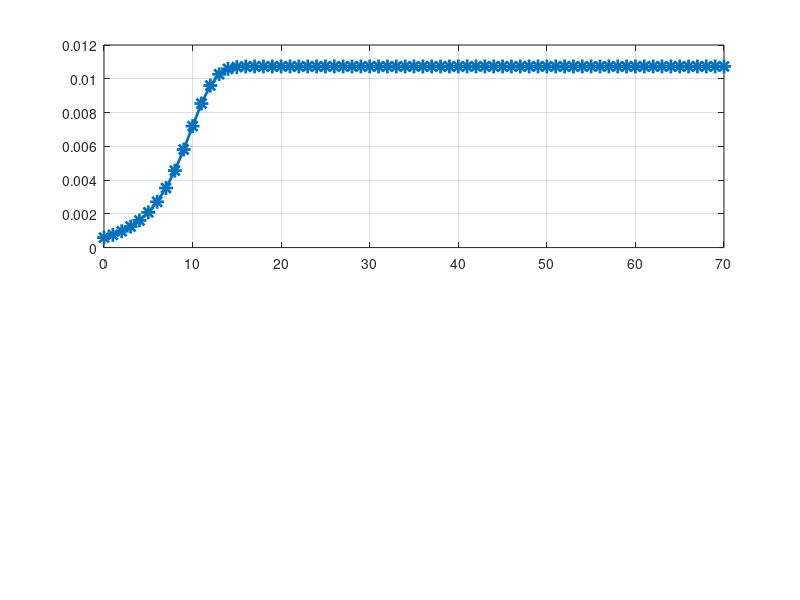

Source code (MATLAB): (Note: this script raises an error after producing the figure.)
%% Simulation Parameters
EH = 1;             % Number of EH devices
N = 56;             % packet length
pc = 1e-6;          % control outage
B = 150e3;          % bandwidth
alpha = 3;        % path-loss exponent
fwit = 2.45e6;      % carrier frequency of the Source %%%-----> use the same freq. for both processes
fwet = 915e6;       % carrier frequency of PB %%%-----> use the same freq. for both processes
c = 3e8;            % speed of light
eta = 0.33;         % transmiter circuit efficiency
Pcirc = 1.33e-3;    % transceiver power transmission constant
Pmax_dBm = 3.3;     % transceiver max transmission power
Pmax = 10^((Pmax_dBm-30)/10);
Pb_dBm = 45;
Pb = 10.^((Pb_dBm-30)./10);

% Non-linear Energy Harvesting
% From: Massive Wireless Energy Transfer with Multiple Power Beacons 
% for very large Internet of Things
c0 = 0.2308;             % EH unitless constants
c1 = 5.365;
w = 10.73;              % energy harvesting saturation level

%% Baseline framework equations 
xx_dBm = 0:70;
%xx = 0:5e-4:0.1;
xx = 10.^((xx_dBm-30)/10);
gf = 1e-3.*w.*(1 - exp(-c0*xx*1e3))./(1 + exp(-c0.*(xx.*1e3 - c1)));
n = 100*(gf./xx);

gfl = (10*log10(gf))+30;
xxl = (10*log10(xx))+30;
figure(1)
subplot(2,1,1);
plot(xx_dBm,gf,'-*','LineWidth',2,'MarkerSize',10,'MarkerFaceColor','w')
grid on;
ax = gca;
ax.YAxis.FontSize = 12 %for y-axis 
ay = gca;
ay.XAxis.FontSize = 12 %for y-axis
xlabel('Incident RF Power [mW], $\mathrm{P}_\mathrm{RF}$','FontSize',  16,'Interpreter','latex');  
ylabel('$\mathcal{G}(x)$ [mW]', 'FontSize',  12,'Interpreter','latex'); 

subplot(2,1,2);
plot(xx_dBm,n,'-*','LineWidth',2,'MarkerSize',10,'MarkerFaceColor','w')
grid on;
ax = gca;
ax.YAxis.FontSize = 12 %for y-axis 
ay = gca;
ay.XAxis.FontSize = 12 %for y-axis
xlabel('Incident RF Power [mW], $\mathrm{P}_\mathrm{RF}$','FontSize',  16,'Interpreter','latex');  
ylabel('$\eta$ [$\%$]', 'FontSize',  16,'Interpreter','latex'); 

figure(2)
subplot(2,1,1);
plot(xxl,gfl,'-*','LineWidth',2,'MarkerSize',10,'MarkerFaceColor','w')
grid on;
ax = gca;
ax.YAxis.FontSize = 12 %for y-axis 
ay = gca;
ay.XAxis.FontSize = 12 %for y-axis
xlabel('Incident RF Power [dBm], $\mathrm{P}_\mathrm{RF}$','FontSize',  16,'Interpreter','latex');  
ylabel('$\mathcal{G}(x)$ [dBm]', 'FontSize',  12,'Interpreter','latex'); 

subplot(2,1,2);
plot(xxl,n,'-*','LineWidth',2,'MarkerSize',10,'MarkerFaceColor','w')
grid on;
ax = gca;
ax.YAxis.FontSize = 12 %for y-axis 
ay = gca;
ay.XAxis.FontSize = 12 %for y-axis
xlabel('Incident RF Power [dBm], $\mathrm{P}_\mathrm{RF}$','FontSize',  16,'Interpreter','latex');  
ylabel('$\eta$ [$\%$]', 'FontSize',  16,'Interpreter','latex'); 


